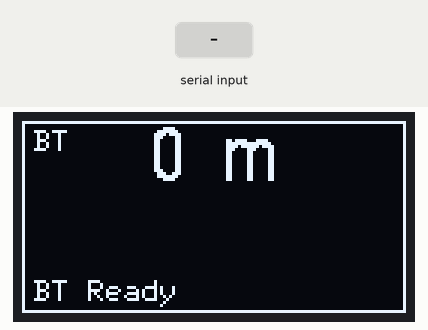
Simulated run of this sketch. Board: ESP32. Shown: 128×64 one-colour display. Inputs (shaded band) come from the test bench. Nothing arrives over Bluetooth unless stated; what the sketch prints to the serial monitor is not drawn.

Above: at 1.4 s.
1.5 s: "START\n" received over the second serial link
At 2.3 s:
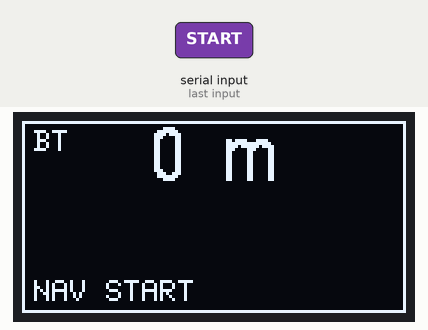
3.0 s: "ARRIVED\n" received over the second serial link
At 3.5 s:
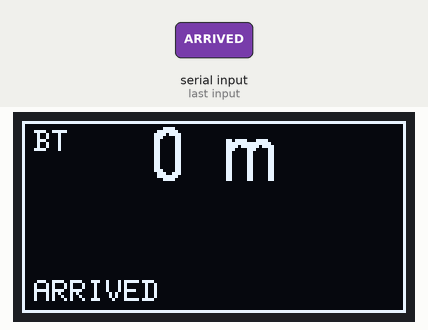
4.5 s: "CLEAR\n" received over the second serial link
At 5.7 s:
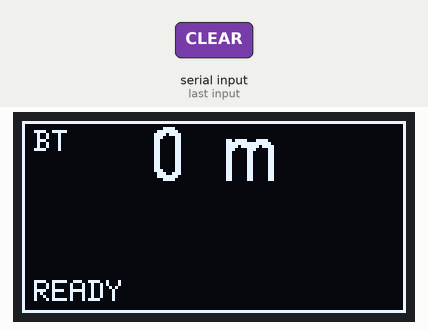
6.0 s: "TURN:\n" received over the second serial link
At 6.9 s:
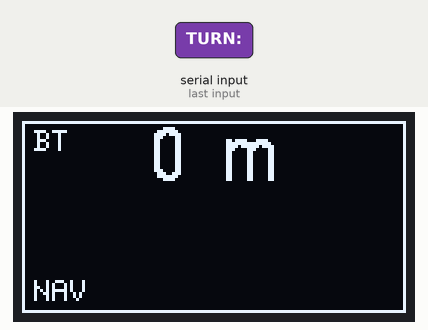
7.5 s: "LEFT\n" received over the second serial link
At 8.1 s:
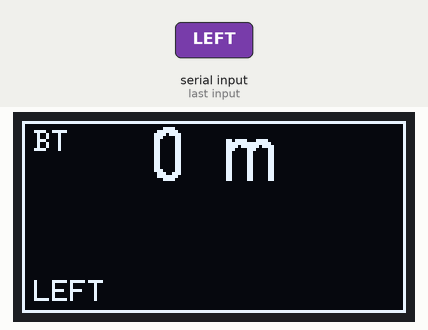
9.0 s: "RIGHT\n" received over the second serial link
At 10.4 s:
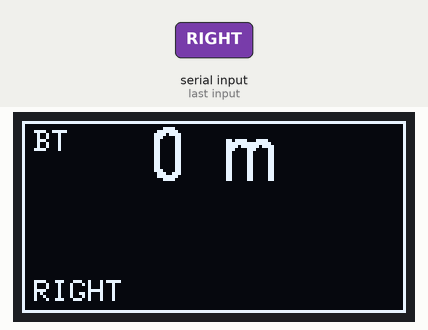
Timing chart, 0 to 11.5 s (numbered marks = the images above; inputs shaded):
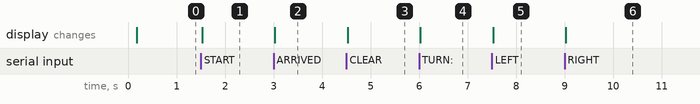

Measured:
- after the input at 1.5 s, the display: changes at once (image 1)
- after the input at 3.0 s, the display: changes at once (image 2)
- after the input at 4.5 s, the display: changes at once (image 3)
- after the input at 6.0 s, the display: changes at once (image 4)
- after the input at 7.5 s, the display: changes at once (image 5)
- after the input at 9.0 s, the display: changes at once (image 6)

The sketch:

Map.ino
```cpp
/* Map.ino — ESP32 Bluetooth Navigation Display (BT-first, SH1106) */

#include <Arduino.h>
#include <Wire.h>
#include <U8g2lib.h>
#include <BluetoothSerial.h>

#define I2C_SDA 21
#define I2C_SCL 22
#define BT_NAME "ESP32-Map"   // ชื่อบลูทูธ

#include "sensors.h"
#include "bluetooth.h"

// ===== อ็อบเจกต์จริง (ประกาศแค่ไฟล์นี้ไฟล์เดียว) =====
U8G2_SH1106_128X64_NONAME_F_HW_I2C u8g2(
  U8G2_R0,        // rotation 0°
  U8X8_PIN_NONE   // reset pin (ไม่ใช้)
);
BluetoothSerial SerialBT;

NavData g_nav;                // สถานะนำทาง
bool    g_display_ok = false; // จอพร้อม?
uint8_t g_oled_addr = 0x3C;   // จะตรวจจริงอีกทีใน displayInit()

void setup() {
  Serial.begin(115200);
  delay(100);

  // เริ่ม I2C (กำหนดขา)
  Wire.begin(I2C_SDA, I2C_SCL);
  Wire.setClock(400000);

  // เปิด BT ก่อนเสมอ
  btInit(BT_NAME);

  // เริ่มจอ (สแกน 0x3C/0x3D อัตโนมัติ)
  displayInit();

  // ข้อความเริ่มต้น (ถ้าจอพร้อมจะเห็น)
  navSetStatus("BT Ready");
  displayUpdate();
}

void loop() {
  btPoll();   // อ่านคำสั่งจากมือถือ
  delay(2);
}
```

bluetooth.h
```cpp
#pragma once
/* bluetooth.h — Bluetooth SPP (Classic) command parser for navigation */

#include <Arduino.h>
#include <BluetoothSerial.h>
#include "sensors.h"

// ของจริงอยู่ใน Map.ino
extern BluetoothSerial SerialBT;

// ---------- Utils ----------
inline String upperAscii(String s) {
  String r = s;
  for (size_t i = 0; i < r.length(); i++) {
    char c = r[i];
    if (c >= 'a' && c <= 'z') r.setCharAt(i, c - 32);
  }
  return r;
}

// ---------- Parser ----------
inline void btHandleLine(const String& rawLine) {
  String line = rawLine; line.trim();
  if (!line.length()) return;

  String U = upperAscii(line);

  if (U == "START")   { navSetStatus("NAV START"); navSetTurn(TURN_NONE); navSetDistanceMeters(0); return; }
  if (U == "ARRIVED") { navSetStatus("ARRIVED");   navSetTurn(TURN_NONE); navSetDistanceMeters(0); return; }
  if (U == "CLEAR" || U == "STOP") { navClear(); return; }

  if (U.startsWith("TURN:")) {
    String v = U.substring(5); v.trim();
    if (v == "LEFT")          navSetTurn(TURN_LEFT);
    else if (v == "RIGHT")    navSetTurn(TURN_RIGHT);
    else if (v == "STRAIGHT") navSetTurn(TURN_STRAIGHT);
    else if (v == "UTURN" || v == "U-TURN" || v == "U") navSetTurn(TURN_UTURN);
    navSetStatus("NAV");
    return;
  }

  if (U.startsWith("DIST:")) {
    String v = U.substring(5); v.trim();
    float value = 0.0f; String num = "";
    for (size_t i = 0; i < v.length(); i++) {
      char c = v[i]; if ((c >= '0' && c <= '9') || c == '.') num += c;
    }
    if (num.length()) value = num.toFloat();
    if (v.indexOf("KM") >= 0) navSetDistanceMeters(value * 1000.0f);
    else                      navSetDistanceMeters(value);
    return;
  }

  if (U.startsWith("ROAD:")) { String real = rawLine.substring(5); real.trim(); navSetRoad(real); return; }
  if (U.startsWith("ETA:"))  { String real = rawLine.substring(4); real.trim(); navSetETA(real); return; }

  // ไม่รู้จักคำสั่ง -> โชว์เป็นสถานะ
  navSetStatus(rawLine);
}

// ---------- Public API ----------
inline void btInit(const char* name) {
  // ต้องเป็น ESP32 รุ่นที่รองรับ Bluetooth Classic
  if (!SerialBT.begin(name)) {
    Serial.println(F("[BT] init failed"));
    navSetStatus("BT init failed!");
  } else {
    Serial.print(F("[BT] started as: "));
    Serial.println(name);
    navSetStatus("BT Ready");
  }
}

inline void btPoll() {
  static String rxLine;
  while (SerialBT.available()) {
    char c = (char)SerialBT.read();
    if (c == '\r') continue;
    if (c == '\n') {
      btHandleLine(rxLine);
      rxLine = "";
    } else {
      if (rxLine.length() < 120) rxLine += c;
    }
  }
}
```

sensors.h
```cpp
#pragma once
/* sensors.h — OLED helpers + shared nav types (SH1106, non-blocking if OLED missing) */

#include <Arduino.h>
#include <Wire.h>
#include <U8g2lib.h>

#define OLED_DRIVER_NAME "SH1106"

// ---------- ชนิดข้อมูลนำทาง ----------
enum TurnType { TURN_NONE, TURN_LEFT, TURN_RIGHT, TURN_STRAIGHT, TURN_UTURN };

struct NavData {
  TurnType turn = TURN_NONE;
  float    distMeters = 0.0f;   // หน่วยเมตร
  String   road = "";
  String   eta  = "";
  String   status = "READY";
};

// ---------- ของจริงอยู่ใน Map.ino ----------
extern U8G2_SH1106_128X64_NONAME_F_HW_I2C u8g2;
extern NavData g_nav;
extern bool    g_display_ok;
extern uint8_t g_oled_addr;   // 0x3C/0x3D

// ---------- I2C helpers ----------
inline bool i2cPresent(uint8_t addr7) {
  Wire.beginTransmission(addr7);
  return (Wire.endTransmission() == 0);
}

inline uint8_t detectOLED() {
  bool has3C = i2cPresent(0x3C);
  bool has3D = i2cPresent(0x3D);

  if (has3C) Serial.println(F("[I2C] found device at 0x3C"));
  if (has3D) Serial.println(F("[I2C] found device at 0x3D"));

  if (has3C) return 0x3C;
  if (has3D) return 0x3D;
  return 0x00; // ไม่พบ
}

// ---------- UI helpers ----------
inline String formatDistance(float meters) {
  if (meters < 1000.0f) {
    int m = (int)round(meters);
    return String(m) + " m";
  } else {
    char buf[16];
    snprintf(buf, sizeof(buf), "%.1f km", meters / 1000.0f);
    return String(buf);
  }
}

inline void drawThickLine(int x0, int y0, int x1, int y1, uint8_t t = 3) {
  for (int i = -((int)t/2); i <= (int)(t/2); i++) {
    u8g2.drawLine(x0, y0+i, x1, y1+i);
  }
}

inline void drawArrow(TurnType t) {
  switch (t) {
    case TURN_LEFT:
      drawThickLine(84, 36, 44, 36, 3);
      u8g2.drawTriangle(44, 36, 60, 28, 60, 44);
      break;
    case TURN_RIGHT:
      drawThickLine(44, 36, 84, 36, 3);
      u8g2.drawTriangle(84, 36, 68, 28, 68, 44);
      break;
    case TURN_STRAIGHT:
      drawThickLine(64, 52, 64, 20, 3);
      u8g2.drawTriangle(64, 12, 56, 24, 72, 24);
      break;
    case TURN_UTURN:
      for (int r = 10; r <= 14; r += 2) {
        u8g2.drawCircle(64, 36, r, U8G2_DRAW_UPPER_LEFT | U8G2_DRAW_UPPER_RIGHT);
      }
      drawThickLine(64, 36, 64, 48, 3);
      u8g2.drawTriangle(64, 56, 56, 44, 72, 44);
      break;
    case TURN_NONE:
    default:
      break;
  }
}

// ---------- Display API ----------
inline void displayInit() {
  g_display_ok = false;

  Serial.print(F("[OLED] driver = "));
  Serial.println(F(OLED_DRIVER_NAME));

  // สแกนหา address
  uint8_t found = detectOLED();
  if (found == 0x00) {
    Serial.println(F("[OLED] not found at 0x3C/0x3D — BT-only mode"));
    return;  // ไม่พบบนบัส -> ไม่บล็อก loop
  }

  g_oled_addr = found;

  // u8g2 ใช้ 8-bit address => addr7 * 2
  u8g2.setI2CAddress(g_oled_addr * 2);
  u8g2.begin();
  g_display_ok = true;

  u8g2.clearBuffer();
  u8g2.drawFrame(0, 0, 128, 64);
  u8g2.setFont(u8g2_font_6x12_tf);
  u8g2.drawStr(6, 28, "ESP32 NAV DISPLAY");
  u8g2.drawStr(6, 44, "OLED OK @ 0x3C/0x3D");
  u8g2.sendBuffer();

  Serial.print(F("[OLED] ready @ 0x"));
  Serial.println(g_oled_addr, HEX);
}

inline void displayUpdate() {
  if (!g_display_ok) return;  // จอไม่พร้อม -> ไม่วาด

  u8g2.clearBuffer();
  u8g2.drawFrame(0, 0, 128, 64);

  // ระยะทาง (ใหญ่) + ETA
  String distStr = formatDistance(g_nav.distMeters);
  u8g2.setFont(u8g2_font_logisoso18_tf);
  int distW = u8g2.getStrWidth(distStr.c_str());
  u8g2.drawStr((128 - distW)/2, 20, distStr.c_str());

  if (g_nav.eta.length()) {
    u8g2.setFont(u8g2_font_6x12_tf);
    int etaW = u8g2.getStrWidth(g_nav.eta.c_str());
    u8g2.drawStr(126 - etaW, 10, g_nav.eta.c_str());
  }

  // ลูกศร
  drawArrow(g_nav.turn);

  // แถบล่าง: road/status
  u8g2.setFont(u8g2_font_6x12_tf);
  String bottom = g_nav.road.length() ? g_nav.road : g_nav.status;
  if (bottom.length() > 20) bottom = bottom.substring(0, 20);
  u8g2.drawStr(4, 60, bottom.c_str());

  // BT indicator
  u8g2.drawStr(4, 10, "BT");

  u8g2.sendBuffer();
}

// ----- Setters -----
inline void navSetTurn(TurnType t)        { g_nav.turn = t; displayUpdate(); }
inline void navSetDistanceMeters(float m) { g_nav.distMeters = m; displayUpdate(); }
inline void navSetRoad(const String& s)   { g_nav.road = s; displayUpdate(); }
inline void navSetETA(const String& s)    { g_nav.eta = s; displayUpdate(); }
inline void navSetStatus(const String& s) { g_nav.status = s; displayUpdate(); }

inline void navClear() {
  g_nav.turn = TURN_NONE;
  g_nav.distMeters = 0;
  g_nav.road = "";
  g_nav.eta = "";
  g_nav.status = "READY";
  displayUpdate();
}
```
